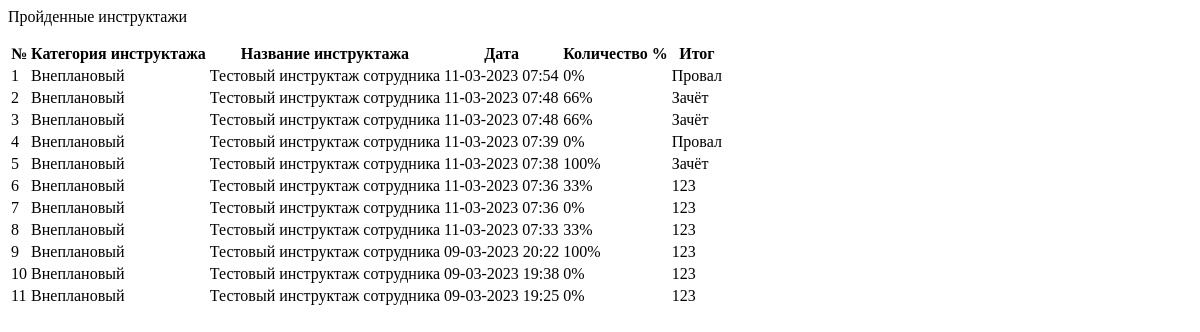
The page /account/profile/passed_inst/ (signed in) on the database as committed earlier.
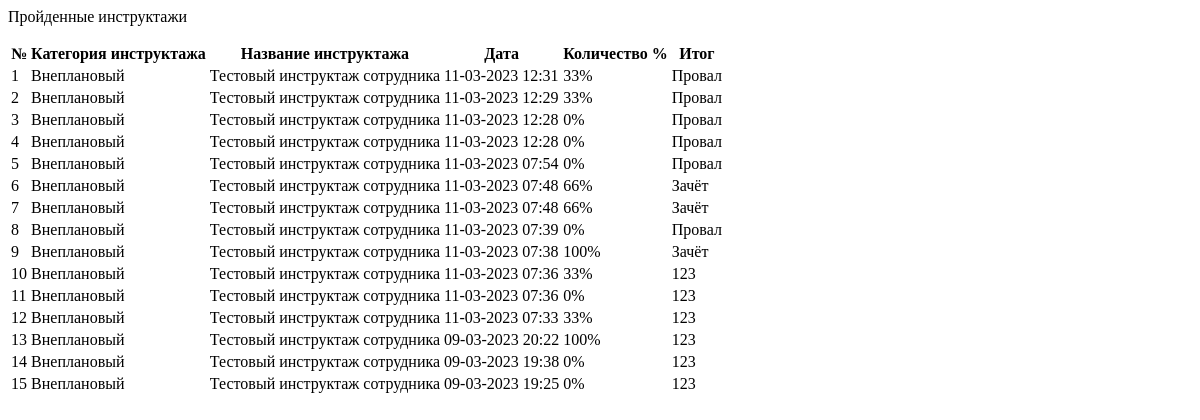
The same page on the database as committed later.
### initru/models.py (models this page shows, shortened)
class res(models.Model):
    user  = models.ForeignKey( CustomUser, on_delete=models.CASCADE, verbose_name='Пользователь')
    instruction  = models.ForeignKey( inst, on_delete=models.CASCADE, verbose_name='Инструктаж')
    quiz = models.ForeignKey(test, on_delete=models.CASCADE, verbose_name= 'Тест')
    date_instruction = models.DateTimeField( 'Дата прохождения инструктажа')
    result = models.IntegerField( 'Результат в %')
    mark = models.CharField('Прошел', max_length=255)
    class Meta:
        verbose_name = 'Результат'
        verbose_name_plural = 'Результаты'

class inst(models.Model):
    name_instruction = models.CharField(
        'Название инструктажа',
        max_length=64
    )
    date_period = models.IntegerField(
        'Период инструктажа'
    )
    def __str__(self):
        return self.name_instruction
    class Meta:
        verbose_name = 'Инструктаж'
        verbose_name_plural = 'Инструктажи'

class test(models.Model):
    instruction = models.ForeignKey( inst, on_delete=models.CASCADE, verbose_name='Инструктаж' )
    name_test = models.CharField( 'Название теста инструктажа', max_length=125 )
    number_of_questions = models.IntegerField('Количество вопросов') ##
    time = models.IntegerField('Ограничение по времени') ##
    required_score_to_pass = models.IntegerField('Рекомендуемый балл в %', help_text='Рекомендуемый балл в %')
    type_user  = models.ForeignKey(typeuser, on_delete=models.CASCADE, verbose_name='Тип пользователя')
    file = models.FileField( 'Файл к тесту', upload_to='instr/', null=True, blank=True)
    class Meta:
        verbose_name = 'Тест'
        verbose_name_plural = 'Тесты'
    def __str__(self):
        return f'{self.name_test}'

### initru/views.py (the view)
# urls.py: path('account/profile/passed_inst/', passedView, name="profile_edit"),
@login_required
def passedView(request):
    page_name = 'passed_inst.html'
    obj_res = res.objects.filter(user= request.user).order_by("-date_instruction")
    values = {
        'obj':obj_res
    }
    return render(request, page_name, values)

### initru/templates/passed_inst.html
{% load static %}
<div>
    <p class='text-uppercase text-secondary' style="font-family: 'Inter-Bold';">Пройденные инструктажи</p>
    <div>
        <table class = 'table table-hover'>
            <thead >
                <tr>
                    <th class = 'text-secondary' scope="col">№</th>
                    <th class = 'text-secondary' scope="col">Категория инструктажа</th>
                    <th class = 'text-secondary' scope="col">Название инструктажа</th>
                    <th class = 'text-secondary' scope="col">Дата</th>
                    <th class = 'text-secondary' scope="col">Количество %</th>
                    <th class='text-center text-secondary' scope="col">Итог</th>
                </tr>
            </thead>
            <tbody>
                {% for o in obj %}
                    <tr>
                        <td>{{ forloop.counter }}</td>
                        <td>{{ o.instruction }}</td>
                        <td>{{ o.quiz }}</td>
                        <td>{{ o.date_instruction|date:'d-m-Y H:i' }}</td>
                        <td class = 'text-center'>{{ o.result }}%</td>
                        {% if o.mark == 'Не сдан' %}
                        <td class ='bg-danger text-white text-center'>
                            {{ o.mark }}
                        </td>
                        {% else %}
                        <td class = 'bg-success text-white text-center'>
                            {{ o.mark }}
                        </td>
                        {% endif %}
                    </tr>
                {% endfor %}
            </tbody>
        </table>
    </div>
</div>

Rows that differ between the two databases and show on the page:
added res: instruction "Внеплановый", quiz "Тестовый инструктаж сотрудника", date_instruction "11-03-2023 12:31", result "33", mark "Провал"
added res: instruction "Внеплановый", quiz "Тестовый инструктаж сотрудника", date_instruction "11-03-2023 12:29", result "33", mark "Провал"
added res: instruction "Внеплановый", quiz "Тестовый инструктаж сотрудника", date_instruction "11-03-2023 12:28", result "0", mark "Провал"
added res: instruction "Внеплановый", quiz "Тестовый инструктаж сотрудника", date_instruction "11-03-2023 12:28", result "0", mark "Провал"
